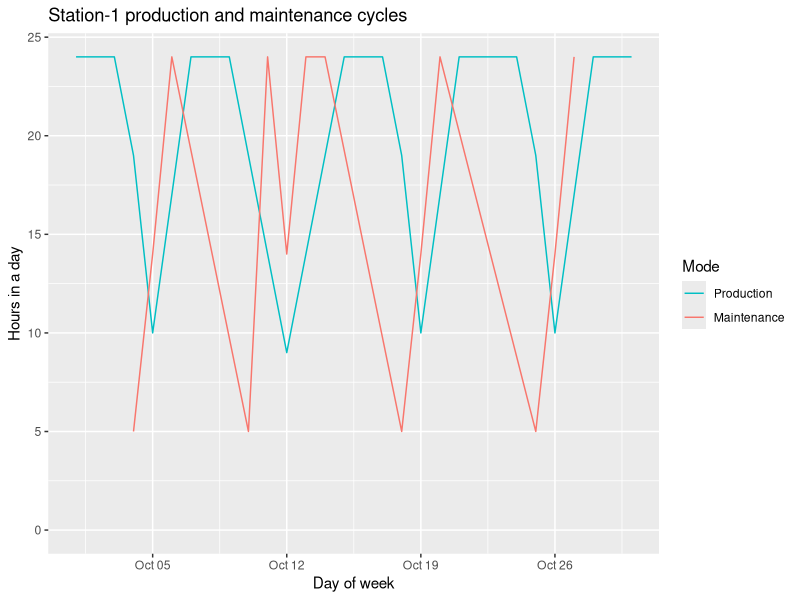
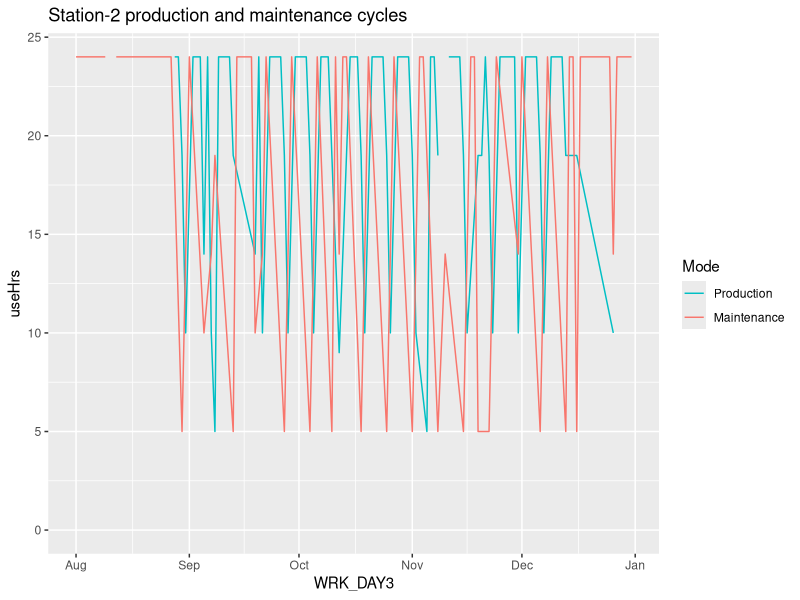
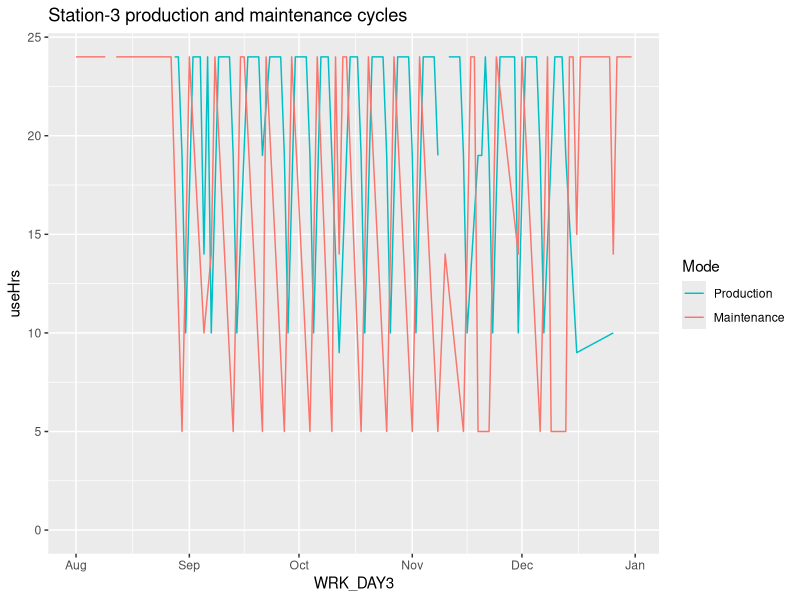
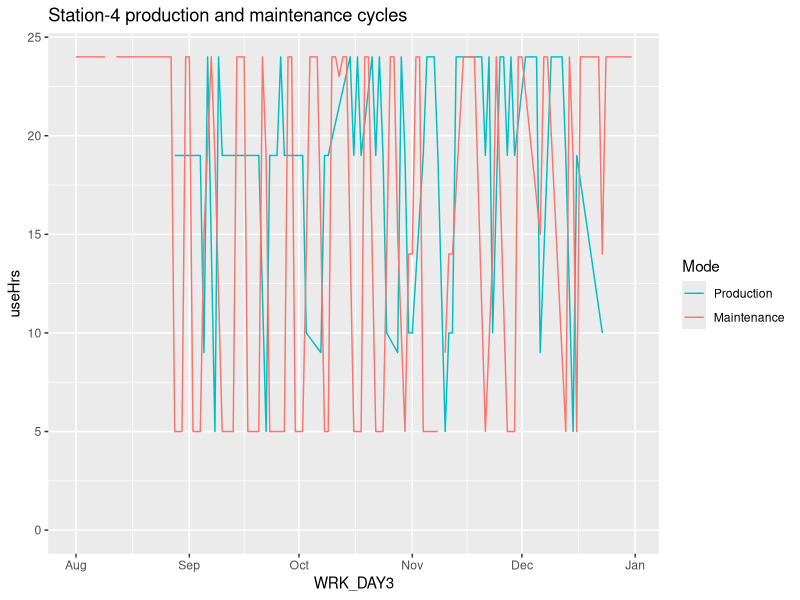
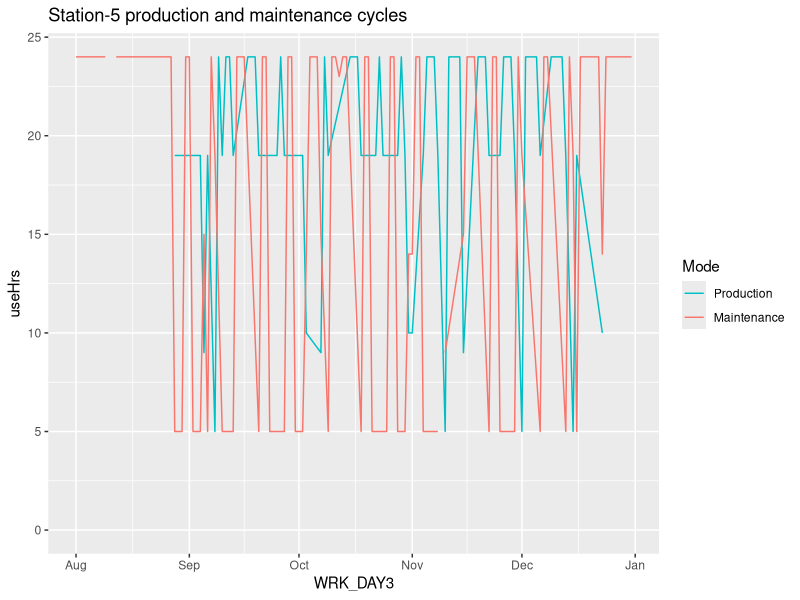
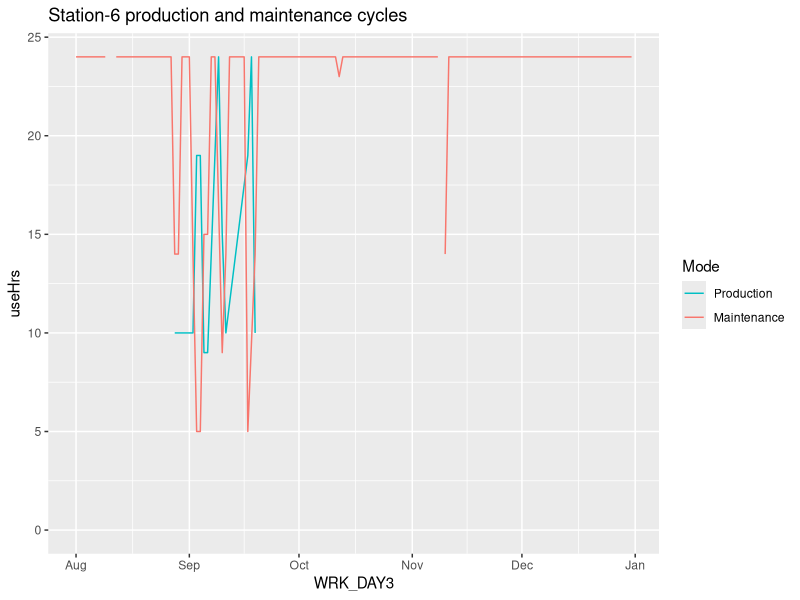
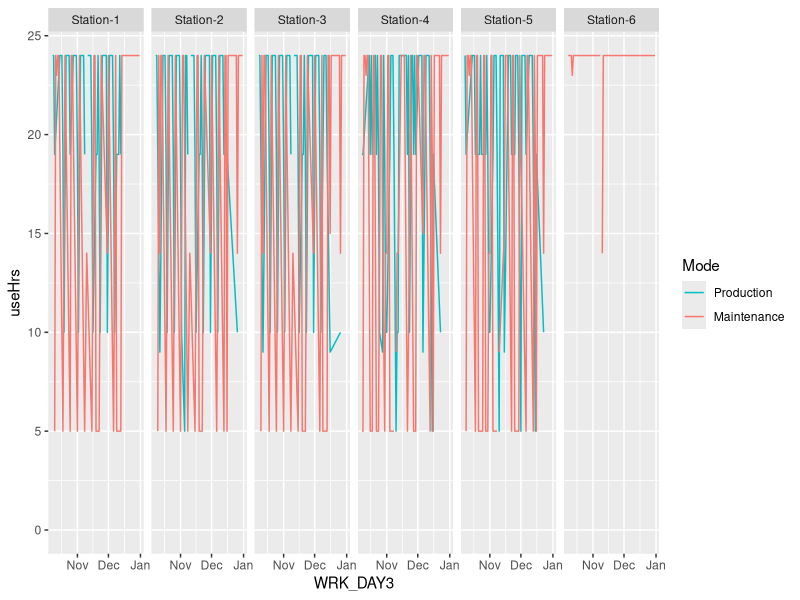

Generate these figures, in order, with R:
## ---- chunk 1
knitr::opts_chunk$set(echo = TRUE)
## ---- chunk 2
library(ggplot2)
library(magrittr)
library(dplyr)
library(tidyr)
## ---- chunk 3
df1 <- read.csv("../data/eda-pm-ds2/Station1-type1-1.csv") 
df1$WRK_DAY3 <- as.Date(df1$WRK_DAY2 , format = "%m/%d/%y")
df1 <- df1 %>% select(-c("WRK_DAY2"))
df1
## ---- chunk 4
df1 <- read.csv("../data/eda-pm-ds2/Station2-type1-1.csv") 
df1$WRK_DAY3 <- as.Date(df1$WRK_DAY2 , format = "%m/%d/%y")
df1 <- df1 %>% select(-c("WRK_DAY2"))
#df1 <- df1 %>% filter(df1$WRK_DAY3 >= as.Date("2020-10-20") && df1$WRK_DAY3 <= as.Date("2020-10-30"))
#df1 <- df1 %>% filter(df1$WRK_DAY3 >= as.Date("2020-10-20"))
df1 <- df1 %>% filter(df1$WRK_DAY3 >= as.Date("2020-10-01") & df1$WRK_DAY3 <= as.Date("2020-10-30"))
ggplot(df1, aes(x=WRK_DAY3,y=useHrs,color=factor(maintFlag))) + 
  scale_color_manual("Mode", values = c("0" = "#00BFC4", "1" = "#F8766D"),labels = c("Production", "Maintenance")) +
  geom_line() +
  ylim(0,24) +
  xlab("Day of week") +
  ylab("Hours in a day") +
  ggtitle("Station-1 production and maintenance cycles")

## ---- chunk 5
df1 <- read.csv("../data/eda-pm-ds2/Station2-type1-1.csv") 
df1$WRK_DAY3 <- as.Date(df1$WRK_DAY2 , format = "%m/%d/%y")
df1 <- df1 %>% select(-c("WRK_DAY2"))
df1 <- df1 %>% filter(df1$WRK_DAY3 >= as.Date("2020-08-01"))
ggplot(df1, aes(x=WRK_DAY3,y=useHrs,color=factor(maintFlag))) + 
    scale_color_manual("Mode", values = c("0" = "#00BFC4", "1" = "#F8766D"),labels = c("Production", "Maintenance")) +
    geom_line() +
    ylim(0,24) +
    ggtitle("Station-2 production and maintenance cycles")
  
## ---- chunk 6
df1 <- read.csv("../data/eda-pm-ds2/Station3-type1-1.csv") 
df1$WRK_DAY3 <- as.Date(df1$WRK_DAY2 , format = "%m/%d/%y")
df1 <- df1 %>% select(-c("WRK_DAY2"))
df1 <- df1 %>% filter(df1$WRK_DAY3 >= as.Date("2020-08-01"))
ggplot(df1, aes(x=WRK_DAY3,y=useHrs,color=factor(maintFlag))) + 
    scale_color_manual("Mode", values = c("0" = "#00BFC4", "1" = "#F8766D"),labels = c("Production", "Maintenance")) +
    geom_line() +
    ylim(0,24) +
    ggtitle("Station-3 production and maintenance cycles")
## ---- chunk 7
df1 <- read.csv("../data/eda-pm-ds2/Station4-type1-1.csv") 
df1$WRK_DAY3 <- as.Date(df1$WRK_DAY2 , format = "%m/%d/%y")
df1 <- df1 %>% select(-c("WRK_DAY2"))
df1 <- df1 %>% filter(df1$WRK_DAY3 >= as.Date("2020-08-01"))
ggplot(df1, aes(x=WRK_DAY3,y=useHrs,color=factor(maintFlag))) + 
    scale_color_manual("Mode", values = c("0" = "#00BFC4", "1" = "#F8766D"),labels = c("Production", "Maintenance")) +
    geom_line() +
    ylim(0,24) +
    ggtitle("Station-4 production and maintenance cycles")
## ---- chunk 8
df1 <- read.csv("../data/eda-pm-ds2/Station5-type1-1.csv") 
df1$WRK_DAY3 <- as.Date(df1$WRK_DAY2 , format = "%m/%d/%y")
df1 <- df1 %>% select(-c("WRK_DAY2"))
df1 <- df1 %>% filter(df1$WRK_DAY3 >= as.Date("2020-08-01"))
ggplot(df1, aes(x=WRK_DAY3,y=useHrs,color=factor(maintFlag))) + 
    scale_color_manual("Mode", values = c("0" = "#00BFC4", "1" = "#F8766D"),labels = c("Production", "Maintenance")) +
    geom_line() +
    ylim(0,24) +
    ggtitle("Station-5 production and maintenance cycles")
## ---- chunk 9
df1 <- read.csv("../data/eda-pm-ds2/Station6-type1-1.csv") 
df1$WRK_DAY3 <- as.Date(df1$WRK_DAY2 , format = "%m/%d/%y")
df1 <- df1 %>% select(-c("WRK_DAY2"))
df1 <- df1 %>% filter(df1$WRK_DAY3 >= as.Date("2020-08-01"))
ggplot(df1, aes(x=WRK_DAY3,y=useHrs,color=factor(maintFlag))) + 
    scale_color_manual("Mode", values = c("0" = "#00BFC4", "1" = "#F8766D"),labels = c("Production", "Maintenance")) +
    geom_line() +
    ylim(0,24) +
    ggtitle("Station-6 production and maintenance cycles")
## ---- chunk 10
df1 <- read.csv("../data/eda-pm-ds2/Stationall-type1-1.csv") 
df1$WRK_DAY3 <- as.Date(df1$WRK_DAY2 , format = "%m/%d/%y")
df1 <- df1 %>% select(-c("WRK_DAY2"))
df1 <- df1 %>% filter(df1$WRK_DAY3 >= as.Date("2020-08-01"))
ggplot(df1, aes(x=WRK_DAY3,y=useHrs,color=factor(maintFlag))) + 
    scale_color_manual("Mode", values = c("0" = "#00BFC4", "1" = "#F8766D"),labels = c("Production", "Maintenance")) +
    geom_line() +
    ylim(0,24) +
    facet_grid(~Station_ID)
  
